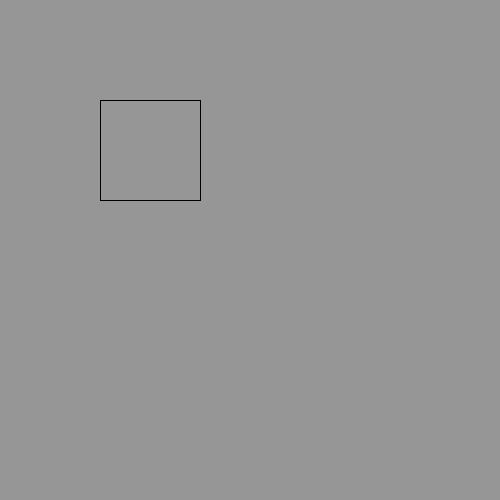
Frame 1 (no input)
Frame 60 (the mouse pressed at the canvas centre just before this capture): identical to frame 1, image omitted
Frame 120 (the mouse held since frame 60 and released just before this capture): identical to frame 1, image omitted

The Processing sketch that drew this single still picture (run headless with seeded random() and noise(); from frame 60 on, the mouse is pressed at the canvas centre):

// Processing sketch: Chapter9Assignment4
// ── Chapter9Assignment4.pde
void setup(){
 size(500,500);
}

void draw(){
  background(150,150,150);
  stroke(0);
  Cherry(100,100,100,100);
}

void Cherry(int x, int y, int w, int h){
  //top line, bottom line, left line, right line.
  line(x,y, x+w,y); 
  line(x,y+h,x+w,y+h);
  line(x,y,x,y+h);
  line(x+w,y,x+w,y+h);
}
